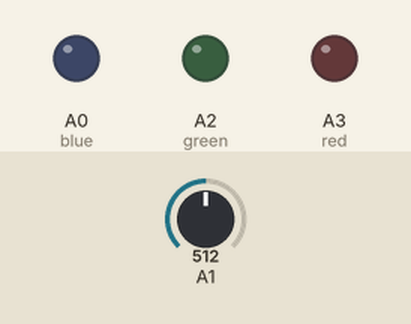
Bench run of a sketch on a simulated Arduino Mega 2560, built with avr-gcc and run on an emulated ATmega2560. On the bench: output pins drawn as LEDs (lit = HIGH). The test bench sets the inputs (shaded band); at power-on: A1 = 512. What the sketch prints to the serial monitor is not drawn.

Above: at 0.1 s.
At 4.5 s:
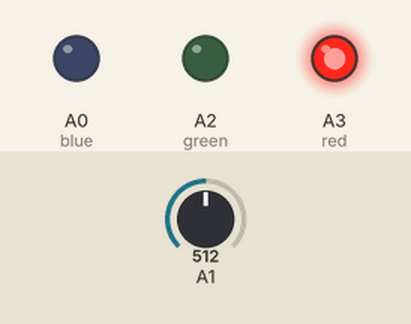
4.6 s: A1 set to 429
6.1 s: A1 set to 399
At 7.1 s:
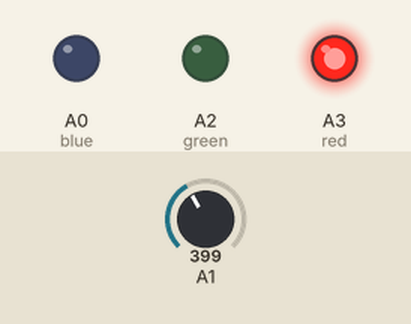
Timing chart, 0 to 9.1 s (numbered marks = the images above; inputs shaded):
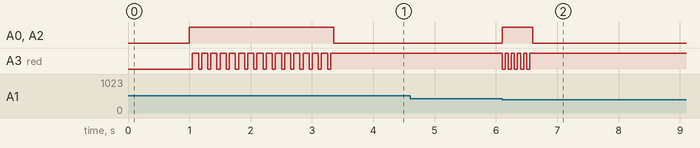

Measured:
- the behaviour switches between 412 and 411 on A1 (found by bisection; images 1 and 2)
- after the input at 4.6 s, every drawn part: stays the same
- after the input at 6.1 s, A0 (blue), A2 (green): LOW → HIGH at once, → LOW 0.50 s later; A3 (red): alternates HIGH for 0.05 s and LOW for 0.05 s, 10 changes in all, then stays HIGH, starting at once

The sketch:

LoRa_with_button_and_led_test_working.ino
```cpp
#include "LoRa.h"

LoRa LoRa_Lib;

 int resistance;
 int oldResistance;

void setup()
{
  //while(!Serial);
  Serial.begin(115200);
  Serial1.begin(57600);

  LoRa_Lib.LoRaConfig();                                        // Run config
  resistance = analogRead(A1);
  oldResistance = resistance;
}


void loop()
{
  resistance = analogRead(A1);
  if (abs(oldResistance - resistance) > 100 ){

    Serial.print("We got a change ");
    Serial.print(resistance);
    Serial.print(":");
    Serial.println(oldResistance);

    String dataToSend = "{A:";
    if ( resistance > 600 ){
      dataToSend += "0";
    } else if (resistance > 500 ){
      dataToSend += "1";
    } else if (resistance > 400 ){
      dataToSend += "2";
    } else if (resistance > 300 ){
      dataToSend += "3";
    } else  {
      dataToSend += "4";
    }
    dataToSend += "}";

    LoRa_Lib.LoRaSendAndReceive(dataToSend);
    Serial.println("LoRa status:");
    oldResistance = resistance;
  }

    while(Serial1.available())
    {
      Serial.print((char)Serial1.read());
    }

  delay(10);
}
```

LoRa.cpp
```cpp
#include "Arduino.h"
#include "LoRa.h"

static char* getMeHex(char character)
{
  switch(character)
  {
    case 'A':
      return "41";
    case 'B':
      return "42";
    case 'C':
      return "43";
    default:
      return "44";
  }
}

void LoRa::LoRaConfig()
{
  Serial.print("Reset: ");                                                                                //Device reset
  Serial1.write("sys reset\r\n");
  delay(1000);
  while(Serial1.available()) Serial.write(Serial1.read());
  LoRaBlink();
                                                                                             //Receive device model
  Serial.print("Device:  ");
  Serial1.write("sys get ver\r\n");
  delay(50);
  while(Serial1.available()) Serial.write(Serial1.read());
  LoRaBlink();

  Serial.print("Battery: ");                                                                              //Receive voltage feedback
  Serial1.write("sys get vdd\r\n");
  delay(50);
  while(Serial1.available()) Serial.write(Serial1.read());
  LoRaBlink();

  Serial.print("EUI: ");                                                                                  //
  Serial1.write("sys get hweui\r\n");
  delay(50);
  while(Serial1.available()) Serial.write(Serial1.read());
  LoRaBlink();

  Serial.print("addr: ");                                                                                 //Set device address for your device!!!!!!!!!!!
  Serial1.write("mac set devaddr 000011BD\r\n");
  delay(50);
  while(Serial1.available()) Serial.write(Serial1.read());
  LoRaBlink();

  Serial.print("nwkskey: ");                                                                              //Set NwkSkey key for your device!!!!!!!!!!!
  Serial1.write("mac set nwkskey 2B7E151628AED2A6ABF7158809CF4F3C\r\n");
  delay(50);
  while(Serial1.available()) Serial.write(Serial1.read());
  LoRaBlink();

  Serial.print("appskey: ");
  Serial1.write("mac set appskey 2B7E151628AED2A6ABF7158809CF4F3C\r\n");                                  //Set AppSkey for your device!!!!!!!!!!
  delay(50);
  while(Serial1.available()) Serial.write(Serial1.read());
  LoRaBlink();

  Serial.print("adr: ");
  Serial1.write("mac set adr off\r\n");
  delay(50);
  while(Serial1.available()) Serial.write(Serial1.read());
  LoRaBlink();

  Serial.print("data rate: ");
  Serial1.write("mac get dr\r\n");
  delay(50);
  while(Serial1.available()) Serial.write(Serial1.read());
  LoRaBlink();

  Serial.print("ch: ");
  Serial1.write("mac get ch\r\n");
  delay(50);
  while(Serial1.available()) Serial.write(Serial1.read());
  LoRaBlink();

  Serial.print("band: ");
  Serial1.write("mac get band\r\n");
  delay(50);
  while(Serial1.available()) Serial.write(Serial1.read());
  LoRaBlink();


  Serial.print("rx delay1: ");
  Serial1.write("mac get rxdelay1\r\n");
  delay(50);
  while(Serial1.available()) Serial.write(Serial1.read());
  LoRaBlink();

  Serial.print("rx delay2: ");
  Serial1.write("mac get rxdelay2\r\n");
  delay(50);
  while(Serial1.available()) Serial.write(Serial1.read());
  LoRaBlink();

  Serial.print("Pwr: ");
  Serial1.write("mac set pwridx 1\r\n");
  delay(50);
  while(Serial1.available()) Serial.write(Serial1.read());
  LoRaBlink();

  Serial.print("Join: ");
  Serial1.write("mac join abp\r\n");
  delay(50);
  while(Serial1.available()) Serial.write(Serial1.read());
  LoRaBlink();

  Serial.print("status: ");
  Serial1.write("mac get status\r\n");
  delay(50);
  while(Serial1.available()) Serial.write(Serial1.read());
  LoRaBlink();
  LoRaBlinkOff();
}
void LoRa::LoRaSendAndReceive(String message)
{
/*    Serial.print("tx freq: ");
    Serial1.write("radio get freq\r\n");
    delay(1000);
    while(Serial1.available()) Serial.write(Serial1.read());

    Serial.print("data rate: ");
    Serial1.write("mac get dr\r\n");
    delay(1000);
    while(Serial1.available()) Serial.write(Serial1.read());
*/
  /*  Serial.print("setting freq 868100000: ");
    Serial1.write("radio set freq 868100000\r\n");
    delay(1000);
    while(Serial1.available()) Serial.write(Serial1.read());*/

/*    Serial.print("tx freq: ");
    Serial1.write("radio get freq\r\n");
    delay(1000);
    while(Serial1.available()) Serial.write(Serial1.read());

    Serial.print("afcbw: ");
    Serial1.write("radio get afcbw\r\n");
    delay(1000);
    while(Serial1.available()) Serial.write(Serial1.read());

    Serial.print("sf: ");
    Serial1.write("radio get sf\r\n");
    delay(1000);
    while(Serial1.available()) Serial.write(Serial1.read());

    Serial.print("bw: ");
    Serial1.write("radio get bw\r\n");
    delay(1000);
    while(Serial1.available()) Serial.write(Serial1.read());

    Serial.print("status: ");
    Serial1.write("mac get status\r\n");
    delay(1000);
    while(Serial1.available()) Serial.write(Serial1.read());

    Serial.print("radio mod: ");
    Serial1.write("radio get mod\r\n");
    delay(1000);
    while(Serial1.available()) Serial.write(Serial1.read());*/

    int messageLength = message.length();
    Serial.print("Sending: ");
    Serial.println(message);
    Serial1.write("mac tx uncnf 1 ");


    for (int i = 0; i < messageLength; i++)
    {
      Serial1.print(message.charAt(i), HEX);
      LoRaBlink();

    }
    Serial1.write("\r\n");
    LoRaBlinkOff();
    delay(100);

    Serial.println("RN2483 status:");
    while(Serial1.available())
    {
      Serial.print((char)Serial1.read());
    }
}
```

LoRa.h
```cpp
#ifndef LoRa_h
#define LoRa_h

#include <avr/pgmspace.h>

#include <Arduino.h>

class LoRa
{
  private:
    int red = A3; //this sets the red led pin
    int green = A2; //this sets the green led pin
    int blue = A0; //this sets the blue led pin

    void LoRaBlink()
    {
      analogWrite(red, 0);
      analogWrite(blue, 255);
      analogWrite(green, 255);
      delay(50);
      analogWrite(red, 255);
      analogWrite(blue, 255);
      analogWrite(green, 255);
      delay(50);
    }

    void LoRaBlinkOff()
    {
      analogWrite(red, 255);
      analogWrite(blue, 0);
      analogWrite(green, 0);
    }


  public:
    void LoRaConfig();
    void LoRaSendAndReceive(String message);
};
#endif
```
